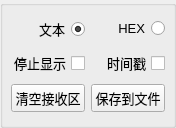
<?xml version="1.0" encoding="UTF-8"?>
<ui version="4.0">
 <class>ReceiveSettingsBox</class>
 <widget class="QGroupBox" name="ReceiveSettingsBox">
  <property name="geometry">
   <rect>
    <x>0</x>
    <y>0</y>
    <width>176</width>
    <height>128</height>
   </rect>
  </property>
  <property name="minimumSize">
   <size>
    <width>176</width>
    <height>128</height>
   </size>
  </property>
  <property name="maximumSize">
   <size>
    <width>16777215</width>
    <height>128</height>
   </size>
  </property>
  <property name="font">
   <font>
    <pointsize>10</pointsize>
   </font>
  </property>
  <property name="windowTitle">
   <string>Form</string>
  </property>
  <property name="styleSheet">
   <string notr="true"/>
  </property>
  <layout class="QGridLayout" name="gridLayout">
   <property name="leftMargin">
    <number>8</number>
   </property>
   <property name="topMargin">
    <number>8</number>
   </property>
   <property name="rightMargin">
    <number>8</number>
   </property>
   <property name="bottomMargin">
    <number>8</number>
   </property>
   <item row="0" column="0">
    <widget class="QRadioButton" name="radioButton_Text">
     <property name="font">
      <font>
       <pointsize>10</pointsize>
      </font>
     </property>
     <property name="layoutDirection">
      <enum>Qt::LayoutDirection::RightToLeft</enum>
     </property>
     <property name="text">
      <string>文本</string>
     </property>
     <property name="checked">
      <bool>true</bool>
     </property>
    </widget>
   </item>
   <item row="0" column="1">
    <widget class="QRadioButton" name="radioButton_HEX">
     <property name="font">
      <font>
       <pointsize>10</pointsize>
      </font>
     </property>
     <property name="layoutDirection">
      <enum>Qt::LayoutDirection::RightToLeft</enum>
     </property>
     <property name="text">
      <string>HEX</string>
     </property>
    </widget>
   </item>
   <item row="1" column="0">
    <widget class="QCheckBox" name="checkBox_StopDisplay">
     <property name="layoutDirection">
      <enum>Qt::LayoutDirection::RightToLeft</enum>
     </property>
     <property name="text">
      <string>停止显示</string>
     </property>
    </widget>
   </item>
   <item row="1" column="1">
    <widget class="QCheckBox" name="checkBox_Timestamp">
     <property name="layoutDirection">
      <enum>Qt::LayoutDirection::RightToLeft</enum>
     </property>
     <property name="text">
      <string>时间戳</string>
     </property>
    </widget>
   </item>
   <item row="2" column="0">
    <widget class="QPushButton" name="pushButton_Clear">
     <property name="font">
      <font>
       <pointsize>10</pointsize>
      </font>
     </property>
     <property name="text">
      <string>清空接收区</string>
     </property>
    </widget>
   </item>
   <item row="2" column="1">
    <widget class="QPushButton" name="pushButton_Save">
     <property name="font">
      <font>
       <pointsize>10</pointsize>
      </font>
     </property>
     <property name="text">
      <string>保存到文件</string>
     </property>
    </widget>
   </item>
  </layout>
 </widget>
 <resources/>
 <connections/>
</ui>
